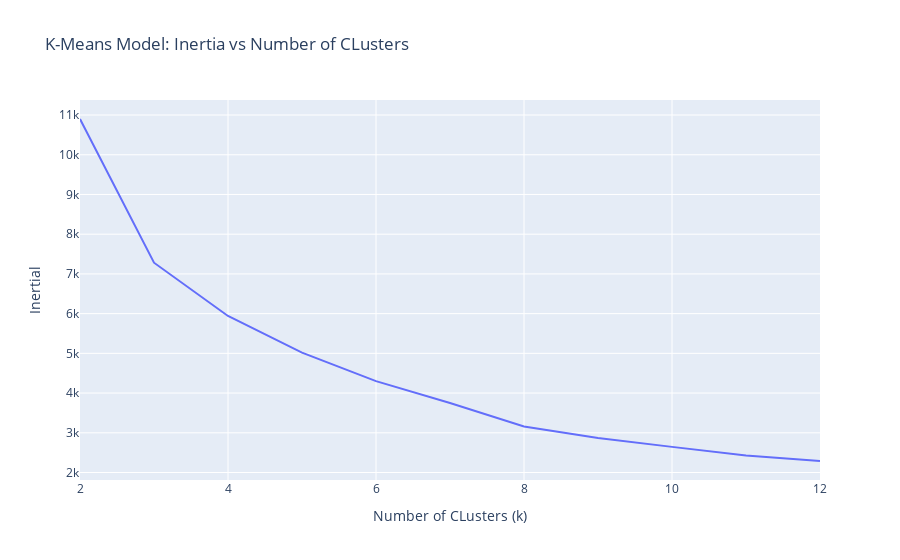

Notebook cell for this chart:
### Markdown cell above
### Determining number clusters

### Code cell
# Create line plot of `inertia_errors` vs `n_clusters`
fig = px.line(
    x = n_clusters, y = inertia_errors, title = 'K-Means Model: Inertia vs Number of CLusters'
)
fig.update_layout(xaxis_title = 'Number of CLusters (k)', yaxis_title = 'Inertial')
fig.show()

### Figure 1 — Plotly figure (JSON) as saved in the notebook; plotly's stock layout.template omitted (floating-point values rounded to 4 significant figures)
{"data": [{"hovertemplate": "x=%{x}<br>y=%{y}<extra></extra>", "legendgroup": "", "line": {"color": "#636efa", "dash": "solid"}, "marker": {"symbol": "circle"}, "mode": "lines", "name": "", "orientation": "v", "showlegend": false, "type": "scatter", "x": [2, 3, 4, 5, 6, 7, 8, 9, 10, 11, 12], "xaxis": "x", "y": [10900.0, 7282.0, 5940.0, 5016.0, 4300.0, 3748.0, 3159.0, 2871.0, 2645.0, 2426.0, 2290.0], "yaxis": "y"}], "layout": {"legend": {"tracegroupgap": 0}, "title": {"text": "K-Means Model: Inertia vs Number of CLusters"}, "xaxis": {"anchor": "y", "domain": [0, 1], "title": {"text": "Number of CLusters (k)"}}, "yaxis": {"anchor": "x", "domain": [0, 1], "title": {"text": "Inertial"}}}}
